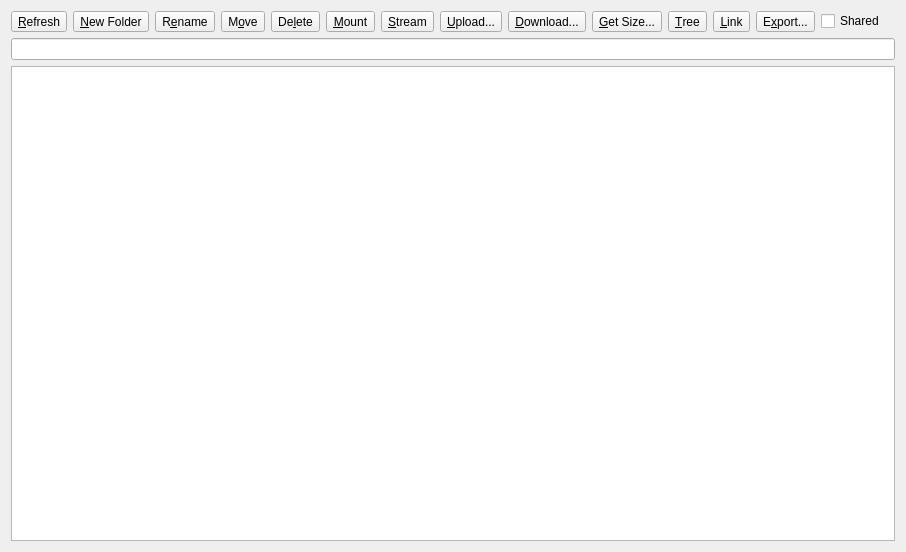
<?xml version="1.0" encoding="UTF-8"?>
<ui version="4.0">
 <class>RemoteWidget</class>
 <widget class="QWidget" name="RemoteWidget">
  <property name="geometry">
   <rect>
    <x>0</x>
    <y>0</y>
    <width>612</width>
    <height>552</height>
   </rect>
  </property>
  <property name="windowTitle">
   <string>Form</string>
  </property>
  <layout class="QHBoxLayout" name="horizontalLayout">
   <item>
    <widget class="QSplitter" name="splitter">
     <property name="orientation">
      <enum>Qt::Horizontal</enum>
     </property>
     <property name="childrenCollapsible">
      <bool>false</bool>
     </property>
     <widget class="QWidget" name="layout" native="true">
      <layout class="QVBoxLayout" name="verticalLayout">
       <property name="leftMargin">
        <number>0</number>
       </property>
       <property name="topMargin">
        <number>0</number>
       </property>
       <property name="rightMargin">
        <number>0</number>
       </property>
       <property name="bottomMargin">
        <number>0</number>
       </property>
       <item>
        <widget class="QWidget" name="buttons" native="true">
         <layout class="QHBoxLayout" name="horizontalLayout_2">
          <property name="leftMargin">
           <number>0</number>
          </property>
          <property name="topMargin">
           <number>0</number>
          </property>
          <property name="rightMargin">
           <number>0</number>
          </property>
          <property name="bottomMargin">
           <number>0</number>
          </property>
          <item>
           <widget class="QToolButton" name="buttonRefresh">
            <property name="text">
             <string>&amp;Refresh</string>
            </property>
            <property name="toolButtonStyle">
             <enum>Qt::ToolButtonTextBesideIcon</enum>
            </property>
           </widget>
          </item>
          <item>
           <widget class="QToolButton" name="buttonMkdir">
            <property name="text">
             <string>&amp;New Folder</string>
            </property>
            <property name="toolButtonStyle">
             <enum>Qt::ToolButtonTextBesideIcon</enum>
            </property>
           </widget>
          </item>
          <item>
           <widget class="QToolButton" name="buttonRename">
            <property name="text">
             <string>R&amp;ename</string>
            </property>
            <property name="toolButtonStyle">
             <enum>Qt::ToolButtonTextBesideIcon</enum>
            </property>
           </widget>
          </item>
          <item>
           <widget class="QToolButton" name="buttonMove">
            <property name="text">
             <string>M&amp;ove</string>
            </property>
            <property name="toolButtonStyle">
             <enum>Qt::ToolButtonTextBesideIcon</enum>
            </property>
           </widget>
          </item>
          <item>
           <widget class="QToolButton" name="buttonPurge">
            <property name="text">
             <string>De&amp;lete</string>
            </property>
            <property name="toolButtonStyle">
             <enum>Qt::ToolButtonTextBesideIcon</enum>
            </property>
           </widget>
          </item>
          <item>
           <widget class="QToolButton" name="buttonMount">
            <property name="text">
             <string>&amp;Mount</string>
            </property>
            <property name="toolButtonStyle">
             <enum>Qt::ToolButtonTextBesideIcon</enum>
            </property>
           </widget>
          </item>
          <item>
           <widget class="QToolButton" name="buttonStream">
            <property name="text">
             <string>&amp;Stream</string>
            </property>
            <property name="toolButtonStyle">
             <enum>Qt::ToolButtonTextBesideIcon</enum>
            </property>
           </widget>
          </item>
          <item>
           <widget class="QToolButton" name="buttonUpload">
            <property name="text">
             <string>&amp;Upload...</string>
            </property>
            <property name="toolButtonStyle">
             <enum>Qt::ToolButtonTextBesideIcon</enum>
            </property>
           </widget>
          </item>
          <item>
           <widget class="QToolButton" name="buttonDownload">
            <property name="text">
             <string>&amp;Download...</string>
            </property>
            <property name="toolButtonStyle">
             <enum>Qt::ToolButtonTextBesideIcon</enum>
            </property>
           </widget>
          </item>
          <item>
           <widget class="QToolButton" name="buttonSize">
            <property name="text">
             <string>&amp;Get Size...</string>
            </property>
            <property name="toolButtonStyle">
             <enum>Qt::ToolButtonTextBesideIcon</enum>
            </property>
           </widget>
          </item>
          <item>
           <widget class="QToolButton" name="buttonTree">
            <property name="text">
             <string>&amp;Tree</string>
            </property>
            <property name="toolButtonStyle">
             <enum>Qt::ToolButtonTextBesideIcon</enum>
            </property>
           </widget>
          </item>
          <item>
           <widget class="QToolButton" name="buttonLink">
            <property name="text">
             <string>&amp;Link</string>
            </property>
            <property name="toolButtonStyle">
             <enum>Qt::ToolButtonTextBesideIcon</enum>
            </property>
           </widget>
          </item>
          <item>
           <widget class="QToolButton" name="buttonExport">
            <property name="text">
             <string>E&amp;xport...</string>
            </property>
            <property name="toolButtonStyle">
             <enum>Qt::ToolButtonTextBesideIcon</enum>
            </property>
           </widget>
          </item>
          <item>
           <spacer name="horizontalSpacer">
            <property name="orientation">
             <enum>Qt::Horizontal</enum>
            </property>
            <property name="sizeHint" stdset="0">
             <size>
              <width>40</width>
              <height>20</height>
             </size>
            </property>
           </spacer>
          </item>
          <item>
           <widget class="QCheckBox" name="checkBoxShared">
            <property name="toolTip">
             <string>Shared with Me (Google Drive)</string>
            </property>
            <property name="text">
             <string>Shared</string>
            </property>
           </widget>
          </item>
          <item>
           <spacer name="spacer">
            <property name="orientation">
             <enum>Qt::Horizontal</enum>
            </property>
            <property name="sizeType">
             <enum>QSizePolicy::Minimum</enum>
            </property>
            <property name="sizeHint" stdset="0">
             <size>
              <width>10</width>
              <height>20</height>
             </size>
            </property>
           </spacer>
          </item>
         </layout>
        </widget>
       </item>
       <item>
        <widget class="QLineEdit" name="path">
         <property name="readOnly">
          <bool>true</bool>
         </property>
        </widget>
       </item>
       <item>
        <widget class="QTreeView" name="tree">
         <property name="contextMenuPolicy">
          <enum>Qt::CustomContextMenu</enum>
         </property>
         <property name="acceptDrops">
          <bool>true</bool>
         </property>
         <property name="editTriggers">
          <set>QAbstractItemView::NoEditTriggers</set>
         </property>
         <property name="dragDropOverwriteMode">
          <bool>true</bool>
         </property>
         <property name="defaultDropAction">
          <enum>Qt::CopyAction</enum>
         </property>
         <property name="selectionMode">
          <enum>QAbstractItemView::SingleSelection</enum>
         </property>
         <property name="selectionBehavior">
          <enum>QAbstractItemView::SelectRows</enum>
         </property>
         <property name="uniformRowHeights">
          <bool>true</bool>
         </property>
         <property name="sortingEnabled">
          <bool>true</bool>
         </property>
         <attribute name="headerStretchLastSection">
          <bool>false</bool>
         </attribute>
        </widget>
       </item>
      </layout>
     </widget>
    </widget>
   </item>
  </layout>
  <action name="refresh">
   <property name="text">
    <string>&amp;Refresh</string>
   </property>
   <property name="shortcut">
    <string>F5</string>
   </property>
  </action>
  <action name="mount">
   <property name="text">
    <string>&amp;Mount</string>
   </property>
   <property name="toolTip">
    <string>rclone mount</string>
   </property>
  </action>
  <action name="stream">
   <property name="text">
    <string>&amp;Stream</string>
   </property>
  </action>
  <action name="mkdir">
   <property name="text">
    <string>&amp;New Folder</string>
   </property>
   <property name="toolTip">
    <string>rclone mkdir</string>
   </property>
   <property name="shortcut">
    <string>F7</string>
   </property>
  </action>
  <action name="rename">
   <property name="text">
    <string>R&amp;ename</string>
   </property>
   <property name="toolTip">
    <string>rclone moveto</string>
   </property>
   <property name="shortcut">
    <string>F2</string>
   </property>
  </action>
  <action name="purge">
   <property name="text">
    <string>De&amp;lete</string>
   </property>
   <property name="toolTip">
    <string>rclone purge|delete</string>
   </property>
   <property name="shortcut">
    <string>Del</string>
   </property>
  </action>
  <action name="upload">
   <property name="text">
    <string>&amp;Upload</string>
   </property>
  </action>
  <action name="download">
   <property name="text">
    <string>&amp;Download</string>
   </property>
  </action>
  <action name="getSize">
   <property name="text">
    <string>&amp;Get Size</string>
   </property>
   <property name="toolTip">
    <string>rclone size</string>
   </property>
  </action>
  <action name="getTree">
   <property name="text">
    <string>DirTree</string>
   </property>
   <property name="toolTip">
    <string>rclone tree</string>
   </property>
  </action>
  <action name="export_">
   <property name="text">
    <string>E&amp;xport</string>
   </property>
   <property name="toolTip">
    <string>Export files list</string>
   </property>
  </action>
  <action name="move">
   <property name="text">
    <string>M&amp;ove</string>
   </property>
   <property name="toolTip">
    <string>rclone move</string>
   </property>
  </action>
  <action name="shared">
   <property name="text">
    <string>Shared</string>
   </property>
  </action>
  <action name="link">
   <property name="text">
    <string>Public Link</string>
   </property>
   <property name="toolTip">
    <string>rclone link</string>
   </property>
  </action>
 </widget>
 <tabstops>
  <tabstop>buttonRefresh</tabstop>
  <tabstop>buttonMkdir</tabstop>
  <tabstop>buttonRename</tabstop>
  <tabstop>buttonPurge</tabstop>
  <tabstop>buttonMount</tabstop>
  <tabstop>buttonStream</tabstop>
  <tabstop>buttonUpload</tabstop>
  <tabstop>buttonDownload</tabstop>
  <tabstop>buttonSize</tabstop>
  <tabstop>buttonTree</tabstop>
  <tabstop>path</tabstop>
  <tabstop>tree</tabstop>
 </tabstops>
 <resources/>
 <connections/>
</ui>
